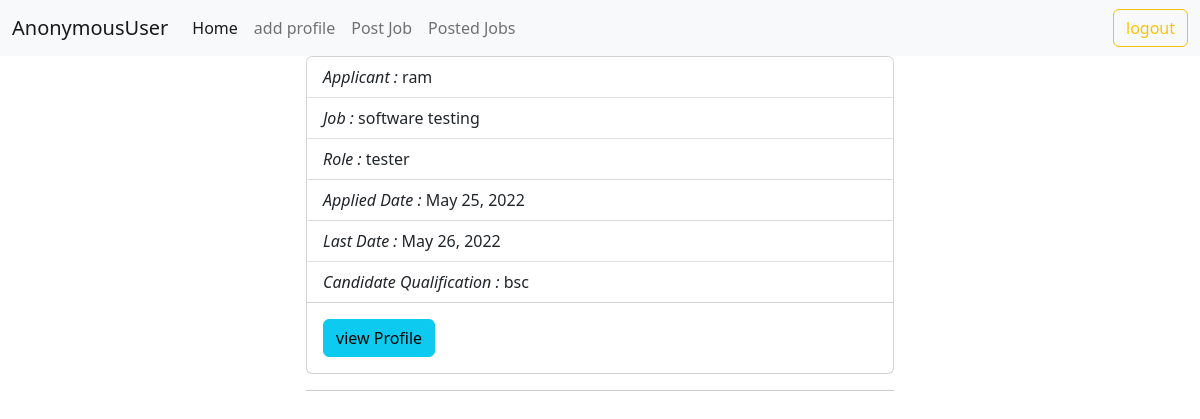
Before: /employer/jobs/all/shortlist/2 with the older database file.
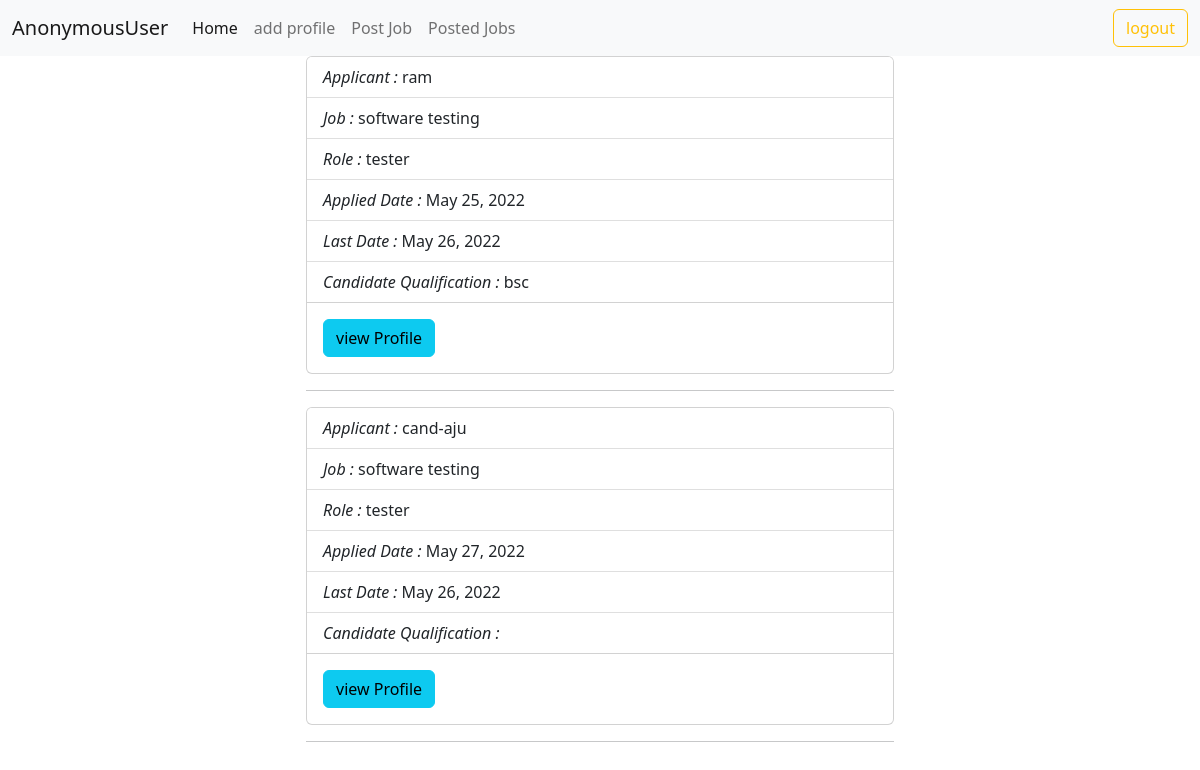
After: the same page with the newer database file.
### employer/models.py (models this page shows)
class Applications(models.Model):
    applicant = models.ForeignKey(User, on_delete=models.CASCADE, related_name="applicants")
    job = models.ForeignKey(Jobs, on_delete=models.CASCADE, related_name="ajob")
    options = (
        ("applied", "applied"),
        ("rejected", "rejected"),
        ("pending", "pending"),
        ("cancelled", "cancelled"),
        ("accepted", "accepted")
    )
    status = models.CharField(max_length=20, choices=options, default="applied")
    date = models.DateField(auto_now_add=True)
    class Meta:
        unique_together = ("applicant", "job")

class Jobs(models.Model):
    posted_by = models.ForeignKey(User, on_delete=models.CASCADE, related_name="company")
    job_title = models.CharField(max_length=120)
    job_description = models.TextField()
    role = models.CharField(max_length=120)
    experience = models.PositiveIntegerField(default=0)
    location = models.CharField(max_length=120)
    salary = models.PositiveIntegerField()
    created_date = models.DateField(auto_now_add=True)
    last_date = models.DateField(null=True)
    qualification = models.CharField(max_length=120, null=True)
    def __str__(self):
        return self.job_title

### users/models.py (models this page shows, shortened)
class User(AbstractUser):
    phone = models.CharField(max_length=12)
    options = (
        ("employer", "employer"),
        ("candidate", "candidate")
    )
    role = models.CharField(max_length=12, choices=options, default="candidate")

### candidate/models.py (models this page shows)
class CandidateProfile(models.Model):
    user = models.OneToOneField(User, on_delete=models.CASCADE, related_name="candidates")
    profile_pic = models.ImageField(upload_to="profile")
    qualification = models.CharField(max_length=120)
    age = models.PositiveIntegerField(default=17)
    skills = models.CharField(max_length=120, null=True)
    cv = models.FileField(upload_to="cvs", null=True)

### employer/views.py (the view)
# urls.py: path("jobs/all/shortlist/<int:id>", views.ShortListView.as_view(), name="emp-shortlist"),
class ShortListView(ListView):
    model = Applications
    template_name = "emp-shortlist.html"
    context_object_name = "application"
    def get_queryset(self):
        return Applications.objects.filter(job=self.kwargs.get("id"), status="accepted")

### employer/templates/emp-shortlist.html
{%extends 'base_emp.html'%}
{%block body_block%}
<div class="row">
    <div class="col-3"></div>
    <div class="col-6">
        {%if application%}
        {%for acpt in application%}
        <div class="card" style="">
            <ul class="list-group list-group-flush">
                <li class="list-group-item"><i>Applicant : </i>{{acpt.applicant}}</li>
                <li class="list-group-item"><i>Job : </i>{{acpt.job}}</li>
                <li class="list-group-item"><i>Role : </i>{{acpt.job.role}}</li>
                <li class="list-group-item"><i>Applied Date : </i>{{acpt.date}}</li>
                <li class="list-group-item"><i>Last Date : </i>{{acpt.job.last_date}}</li>
                <li class="list-group-item"><i>Candidate Qualification : </i>{{acpt.applicant.candidates.qualification}}</li>
            </ul>
            <div class="card-body">
                <a href="" class="card-link btn btn-info">view Profile</a>
            </div>
        </div>
        <hr>
        {%endfor%}
        {%else%}
        <h4>no accepted application</h4>
        {%endif%}
    </div>
    <div class="col-3"></div>
</div>
{%endblock%}

Changed rows visible on the page:
added Applications: applicant "cand-aju", job "software testing", job.role "tester", date "May 27, 2022", job.last_date "May 26, 2022"
